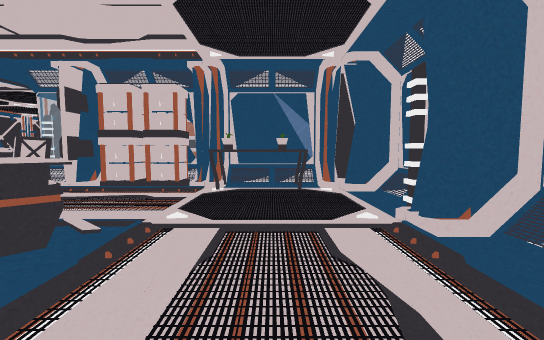
[1] (above)

24 first-person views from a walk through a Unity game level. The camera is 1.2 m above the floor, tilts 4° down and sees 90° across. Doors are open. The floor is counted in squares, 1 m on a side. Each view is taken from the middle of a square. On the plan, view 1 faces up. The plan holds only what a view shows up to about 13 squares ahead; the rest is blank.

[2]
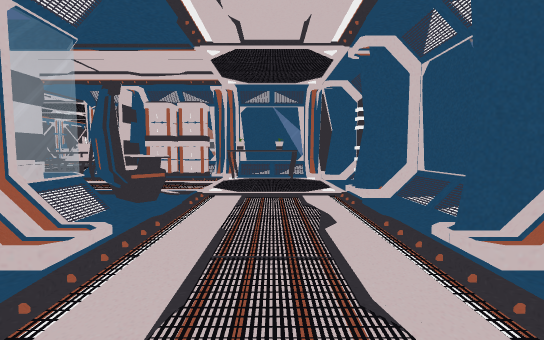

[3]
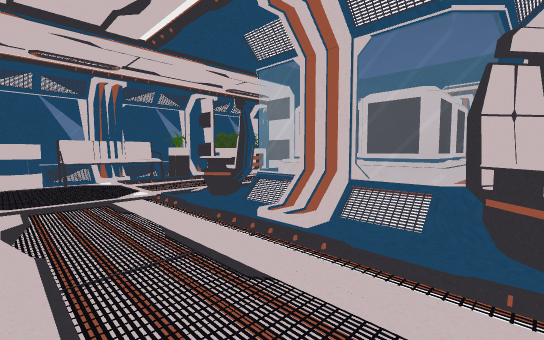

[4]
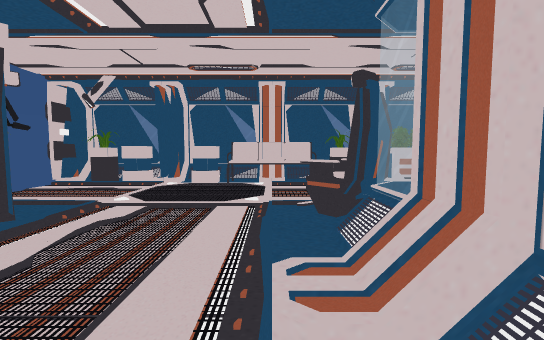

[5]
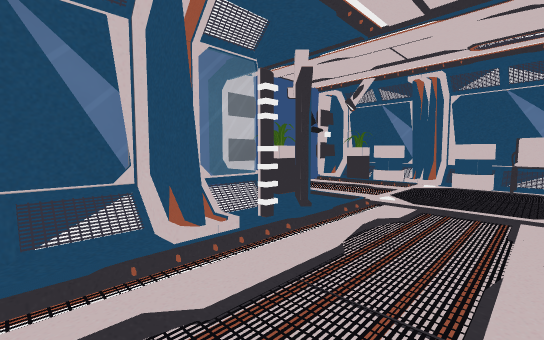

[6]
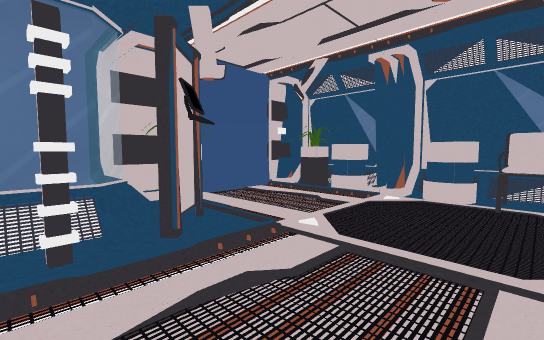

[7]
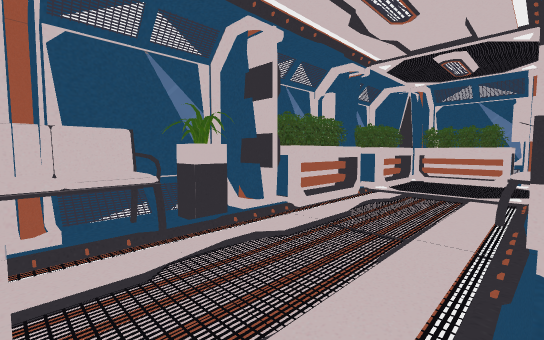

[8]
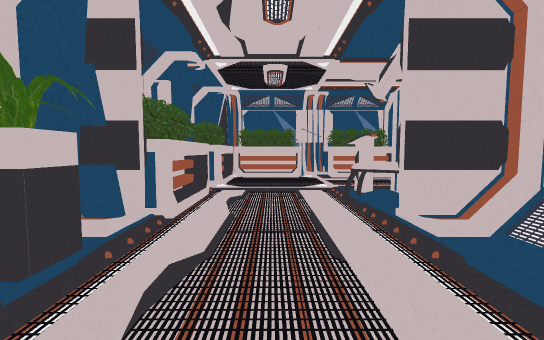

[9]
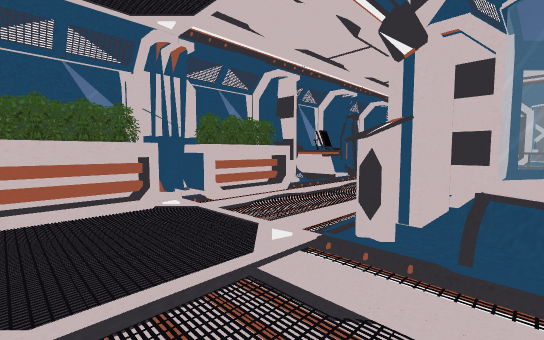

[10]
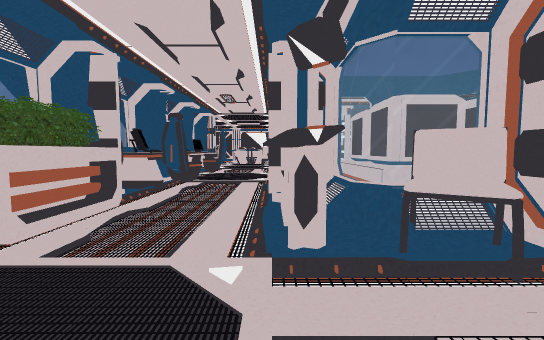

[11]
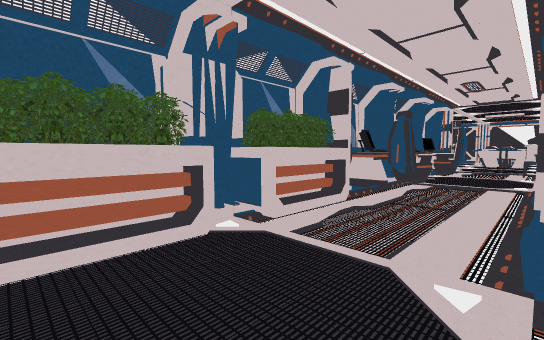

[12]
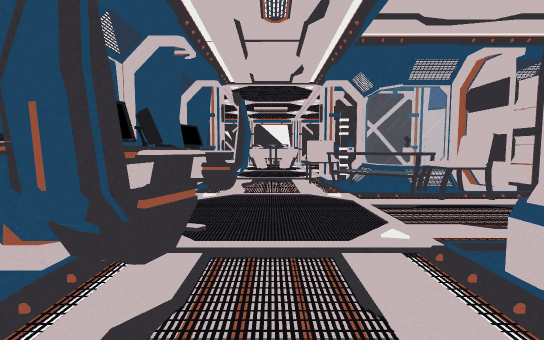

[13]
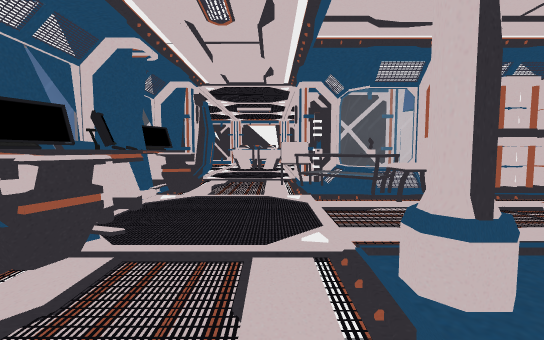

[14]
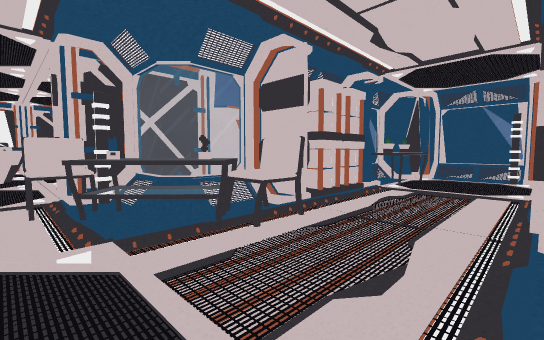

[15]
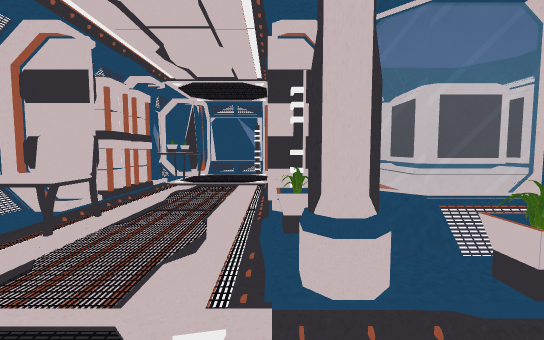

[16]
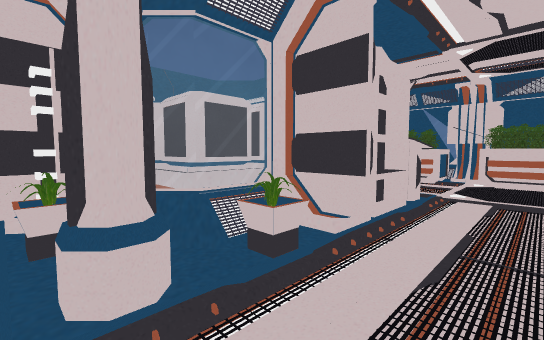

[17]
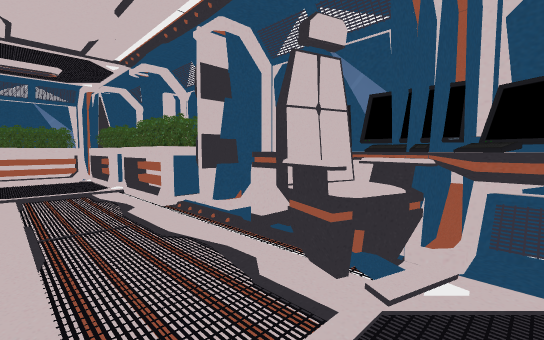

[18]
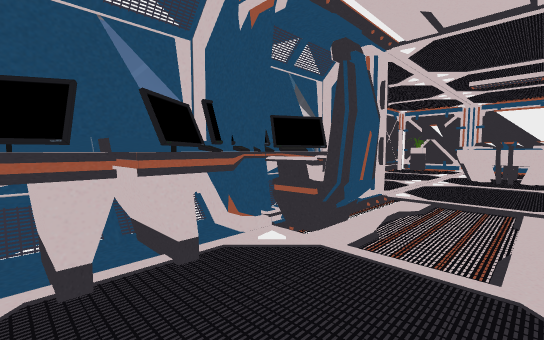

[19]
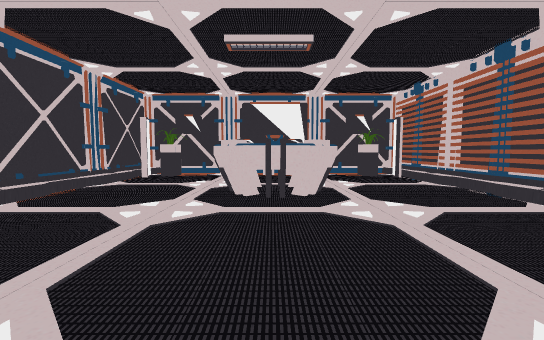

[20]
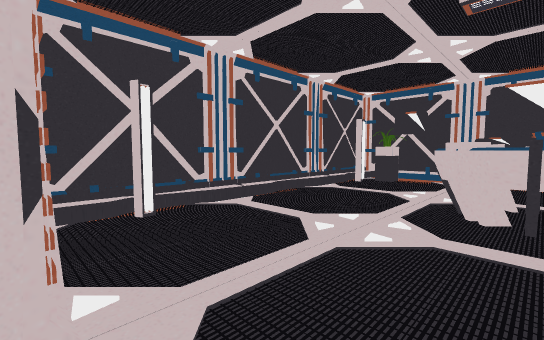

[21]
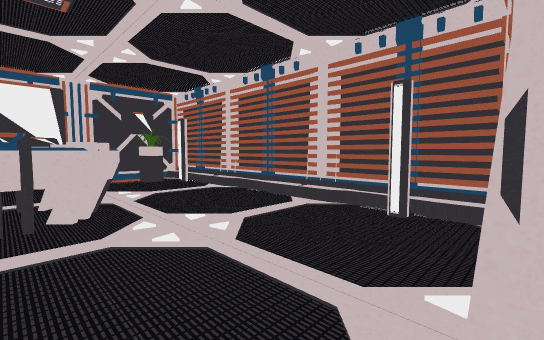

[22]
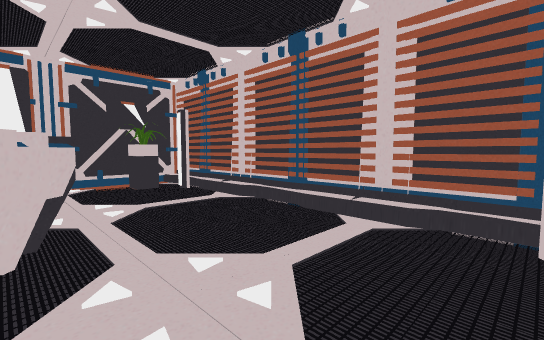

[23]
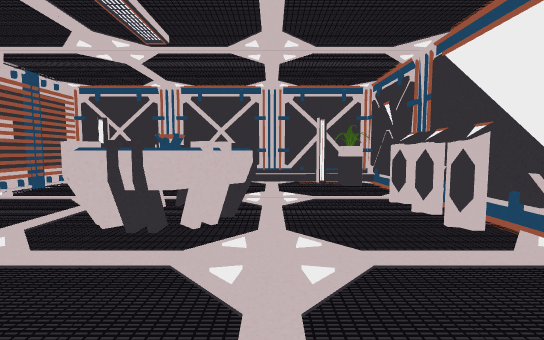

[24]
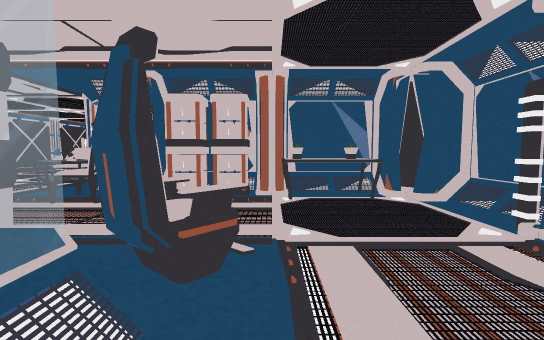

### Floor plan
Key: @ floor where view 1 was taken; # wall or solid block; . main floor; : floor 0.25 m higher than the main floor; / step, stairs or slope; D open door; = window, fence, low wall or low ledge; C chair; T table; N container; P plant; S sofa; H shelf; L console; E desk; U column; R projector; O other object.
Columns run from 18 left of view 1 to 6 right of it. Each row starts with its distance up from view 1.
 24 #############
 23 #.P.LLLL..P.#
 22 ##.........##
 21 #...........#
 20 #.....R.....#
 19 #....RRR....#
 18 #....RRRR...#
 17 #....RRR....#
 16 #...........#
 15 #...........#
 14 ##.........##
 13 #...........#
 12 #####...#####
 11    /...CC####
 10   =EE...TT###===#=###
  9   =EEO..TTT###/##OOO##
  8   #EEO..:TCC#O.OOOOO###
  7   #EE.....CC.....OOO./=
  6   #EE................/=
  5   #EE...............##=
  4   #EEO..U:P##::O:...###
  3   =EEO..UU###:OOO...: =
  2   =EE...P##NNNNO....::=
  1   =/....::NNNNN/....: =
  0   ###...##NN N#O/.@.:##
 -1   #OO...HHN NNN/....:#=
 -2   #OO...HH#NNN=/....:#==#
 -3   #HO...LLCC#/OO....:OP/#
 -4   #HO...LLCC#.O.....:O..D
 -5   #HO...................D
 -6   #OO...................D
 -7   #OO...................D
 -8   ##OOOOOOOO#P:SSSSO#O::D
 -9    ##OOHHHOO#::S#SSO#OP:#
-10     ##   ##=#===###=#===#

Where each view was taken, in squares from view 1:
view 1: 0 up, 0 right, facing up
view 2: 3 down, 0 right, facing up
view 3: 3 up, 1 right, facing down-left
view 4: 2 up, 2 left, facing down
view 5: 2 up, 1 left, facing down-right
view 6: 1 down, 1 left, facing down-right
view 7: 4 down, 2 left, facing down-left
view 8: 6 down, 2 left, facing left
view 9: 7 down, 8 left, facing up-left
view 10: 7 down, 10 left, facing up
view 11: 7 down, 10 left, facing up-left
view 12: 1 up, 12 left, facing up
view 13: 1 up, 11 left, facing up
view 14: 4 up, 11 left, facing up-right
view 15: 4 up, 12 left, facing right
view 16: 4 up, 12 left, facing down-right
view 17: 5 up, 11 left, facing down-left
view 18: 5 up, 11 left, facing up-left
view 19: 11 up, 12 left, facing up
view 20: 12 up, 12 left, facing up-left
view 21: 12 up, 12 left, facing up-right
view 22: 14 up, 11 left, facing up-right
view 23: 20 up, 7 left, facing left
view 24: 0 up, 2 left, facing up
